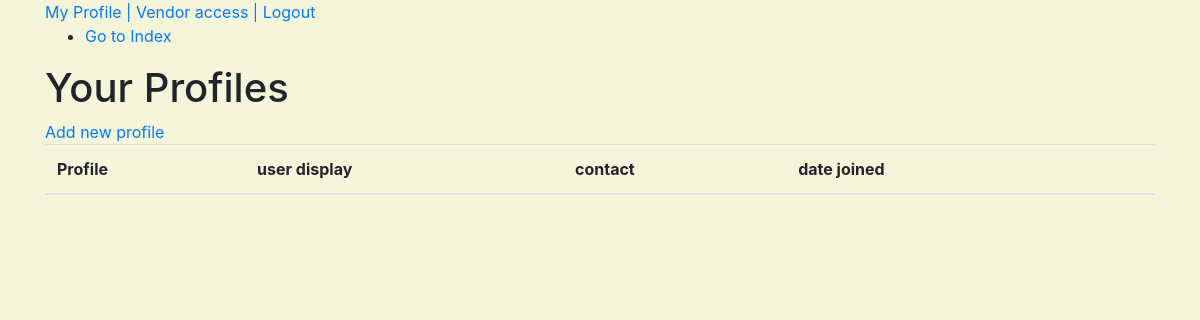
Page /my_profiles (signed in) on the earlier database version.
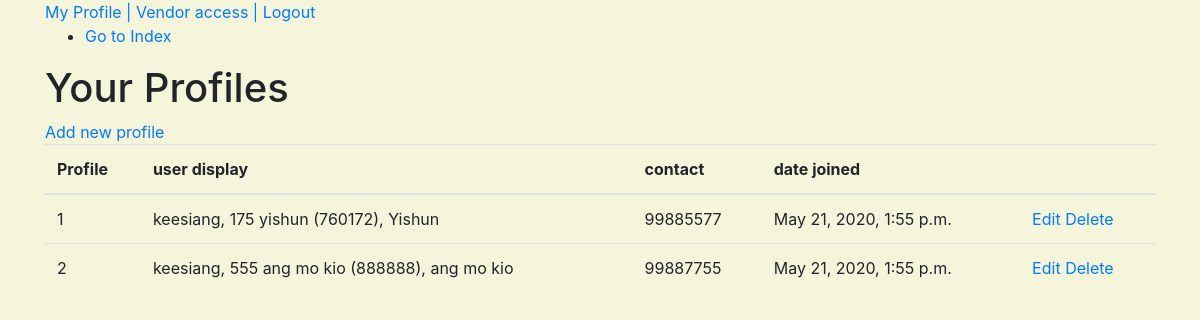
Same page on the later database version.
### buyer/models.py (models this page shows)
class Buyer(models.Model):
    town = models.CharField(max_length=100, null=True, blank=False)
    postal_code = models.PositiveIntegerField(null=False, blank=False)
    block = models.PositiveSmallIntegerField( null=False, blank=False)
    street = models.CharField(max_length=254, null=False, blank=False)
    date_joined = models.DateTimeField(auto_now_add=True)
    contact = models.PositiveIntegerField(validators=[MinValueValidator(10000000), MaxValueValidator(99999999)], null=False, blank=False)
    user = models.ForeignKey(User, null=True, on_delete=models.SET_NULL)
    def __str__(self):
        return '%s, %s %s (%s), %s' % (self.user.username, self.block, self.street, self.postal_code, self.town)

### buyer/views.py (the view)
# urls.py: path('my_profiles', buyer.views.show_buyer_profiles, name="show_buyer_profiles_route"),
@login_required
def show_buyer_profiles(request):
    buyer_profiles = Buyer.objects.all().filter(user=request.user)
    return render(request, "buyer/buyer_profiles.html", {
        "objects": buyer_profiles
    })

### buyer/templates/buyer/buyer_profiles.html (shortened to what this page needs)
{% extends 'base_template.html' %}
{%block content%}
<nav>
    <ul>
        <li> <a href="{% url 'index_route' %}"> Go to Index </a> </li>
    </ul>
</nav>
<h1> Your Profiles </h1>
<a href="{% url 'create_buyer_profile_route'  %}"> Add new profile </a>
<table class="table">
    <thead>
        <th> Profile </th>
        <th> user display </th>
        <th> contact </th>
        <th> date joined </th>
        <th> &nbsp; </th>
    </thead>
    {%for i in objects%}
    <tr>
        <td> {{forloop.counter}} </td>
        <td> {{i}} </td>
        <td> {{i.contact}} </td>
        <td> {{i.date_joined}} </td>
        <td> <a href="{% url 'edit_buyer_profile_route' buyer_id=i.id %}">Edit</a>
            <a href="{% url 'delete_buyer_profile_route' buyer_id=i.id %}"> Delete </a>
        </td>
    </tr>
    {%endfor%}
</table>
{%endblock%}

Differences in the rows shown:
added Buyer: user+block+street "keesiang, 175 yishun (760172), Yishun", contact "99885577", date_joined "May 21, 2020, 1:55 p.m."
added Buyer: user+block+street "keesiang, 555 ang mo kio (888888), ang mo kio", contact "99887755", date_joined "May 21, 2020, 1:55 p.m."
